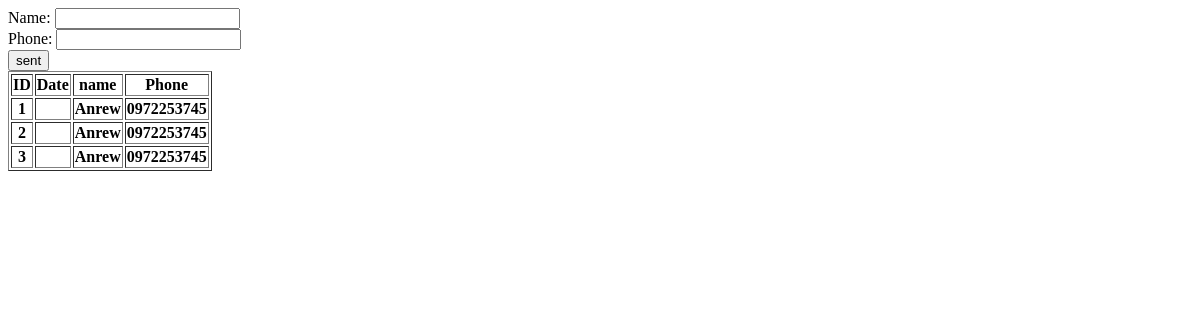
The app's page /, older data.
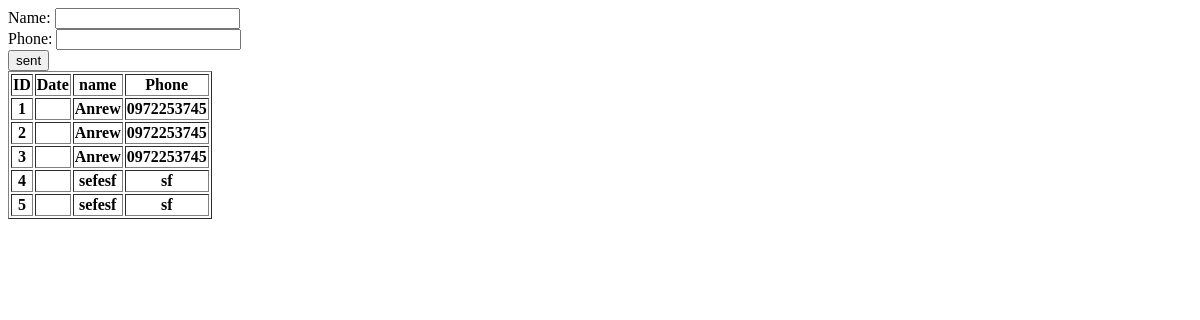
The same page, newer data.
### crm/models.py (models this page shows, shortened)
class Order(models.Model):
    oreder_dt = models.DateTimeField(auto_now=True)
    order_name = models.CharField(max_length=200,verbose_name='Name')
    order_phone = models.CharField(max_length=200,verbose_name='Phone')
    class Meta:
        verbose_name='Order'
        verbose_name_plural = 'Orders'

### crm/views.py (the view)
# urls.py: path('', crm.views.first_page),
def first_page(request):
    object_list = Order.objects.all()
    form = OrderForm()
    return render(request,'./index.html',{'object_list':object_list,'form':form })

### crm/forms.py
class OrderForm(forms.Form):
	name = forms.CharField(max_length=200,required=False,widget=forms.TextInput(attrs={'class':'css_input'}))
	phone = forms.CharField(max_length=200)

### templates/index.html (shortened to what this page needs)
<!DOCTYPE html>
<html lang="en">
<head>
</head>
<body>
    <form action="{% url 'thanks' %}">
        {{ form }}
        <button type="submit">sent</button>
    </form>
{% if object_list %}
    <table border="1">
        <tr>
            <th>ID</th>
            <th>Date</th>
            <th>name</th>
            <th>Phone</th>
        </tr>
        <tr>
            {% for obj in object_list %}
            <th>{{obj.id}}</th>
            <th>{{obj.order_dt}}</th>
            <th>{{obj.order_name}}</th>
            <th>{{obj.order_phone}}</th>
        </tr>
        {% endfor %}
    </table>
    {% else %}
    <h2>No data</h2>
    {% endif %}
</body>
</html>

Row changes from the older to the newer data that the page shows:
added Order: id "4", order_name "sefesf", order_phone "sf"
added Order: id "5", order_name "sefesf", order_phone "sf"
